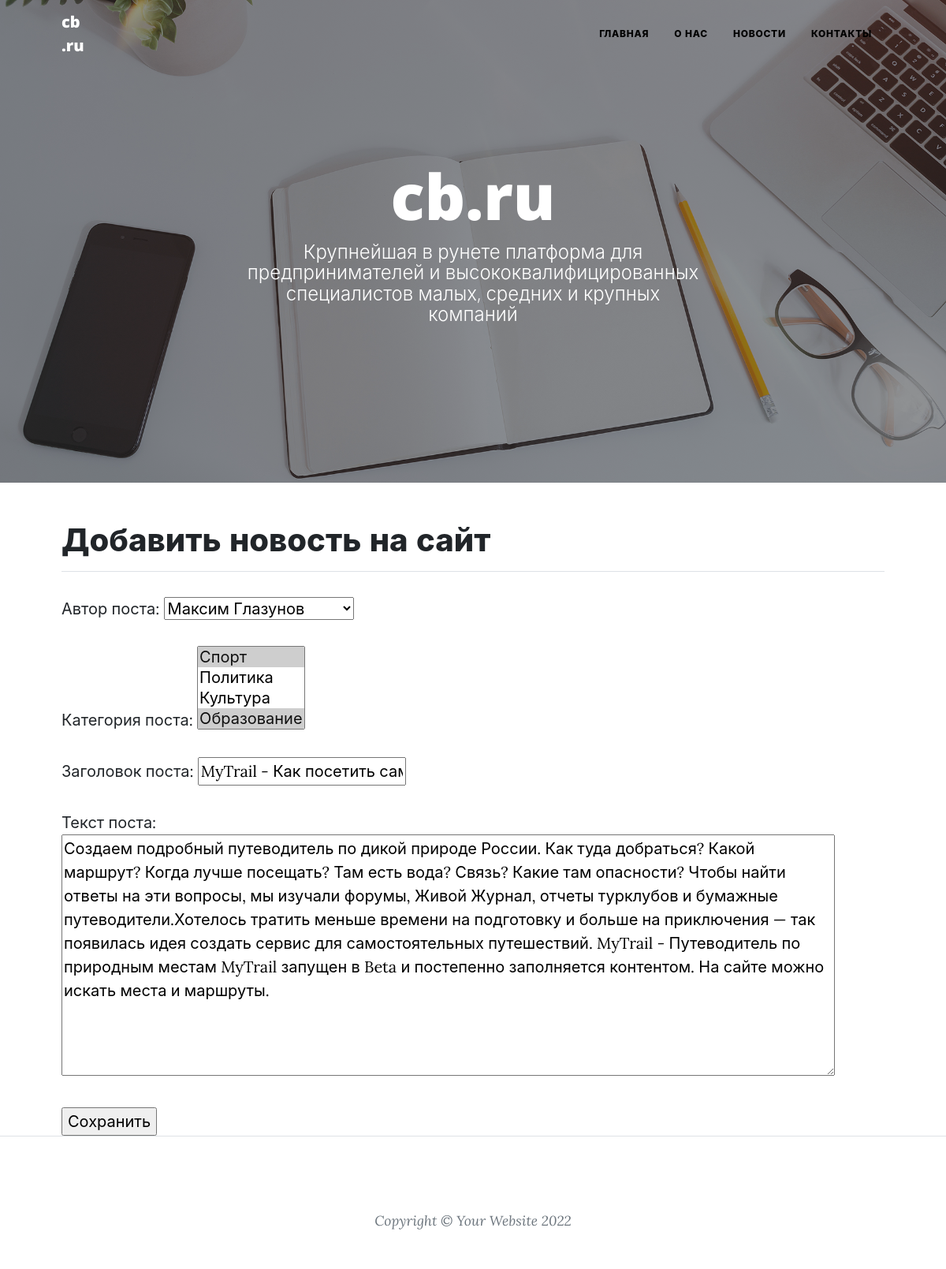
The page /news/news/2/edit on the database its author committed.
### News/models.py (models this page shows, shortened)
class Post(models.Model):
    news = 'NE'
    article = 'AR'
    TYPE_ITEM = [
        (news, 'Новости'),
        (article, 'Статья')
    ]
    author = models.ForeignKey('Author',
                               on_delete=models.CASCADE,
                               db_column='author',
                               related_name='posts')
    type = models.CharField(max_length=2,
                            choices=TYPE_ITEM,
                            default=news)
    date = models.DateField(auto_now_add=True, db_column='date')
    category = models.ManyToManyField('Category', through='PostCategory', db_column='category')
    title = models.CharField(default='', max_length=128, db_column='header')
    text = models.TextField(db_column='text')
    _post_rating = models.SmallIntegerField(default=0, db_column='rating')
    @property
    def post_rating(self):
        return self._post_rating

### News/views.py (the view)
# urls.py: path('news/<int:pk>/edit', NewsEdit.as_view(), name='news_update'),
class NewsEdit(UpdateView):
    form_class = PostForm
    model = Post
    template_name = 'news/news_edit.html'

### News/forms.py (shortened to what this page needs)
class PostForm(forms.ModelForm):
    author = forms.ModelChoiceField(queryset=Author.objects.all(),
                                    label='Автор поста',
                                    empty_label='-- Выберите автора --',)
    category = forms.ModelMultipleChoiceField(queryset=Category.objects.all(),
                                              label='Категория поста', widget=SelectMultiple(attrs={'multiple': True}))
    title = forms.CharField(min_length=15, max_length=150, label='Заголовок поста')
    text = forms.CharField(widget=Textarea(attrs={'cols': 80, 'rows': 10}), label='Текст поста', min_length=200)
    class Meta:
        model = Post
        fields = [
            'author',
            'category',
            'title',
            'text',
        ]

### News/models.py (called while the page is built)
    def __str__(self):
        return User.get_full_name(self.user)

    def __str__(self):
        return self.category_name.title()

### templates/news/news_edit.html (shortened to what this page needs)
{% extends 'flatpages/default.html' %}
{% block content %}
<h1>Добавить новость на сайт</h1>
<hr>
<form action="" method="post">
    {{ form.as_p }}
    <input type="submit" value="Сохранить">
</form>
{% endblock content %}

### rows shown on the page
Post: author "Максим Глазунов", text "Создаем подробный путеводитель по дикой природе России. Как туда добраться? Какой маршрут? Когда лучше посещать? Там есть вода? Связь? Какие там опасности? Чтобы найти ответы на эти вопросы, мы изучали форумы, Живой Журнал, отчеты турклубов и бумажные путеводители.Хотелось тратить меньше времени на подготовку и больше на приключения — так появилась идея создать сервис для самостоятельных путешествий. MyTrail - Путеводитель по природным местам MyTrail запущен в Beta и постепенно заполняется контентом. На сайте можно искать места и маршруты."
